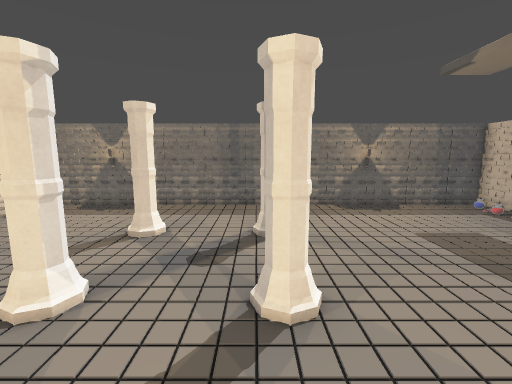
[1] (above)

12 first-person views from a walk through a Godot game level. The camera is 1.3 m above the floor, tilts 8° down and sees 90° across. The floor is counted in squares, 0.6 m on a side. Each view is taken from the middle of a square. On the plan, view 1 faces up. The plan holds only what a view shows up to about 16 squares ahead; the rest is blank.

[2]
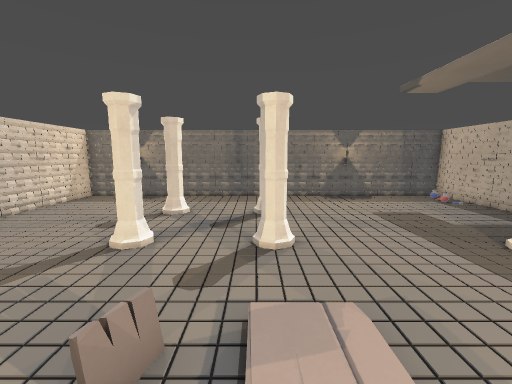

[3]
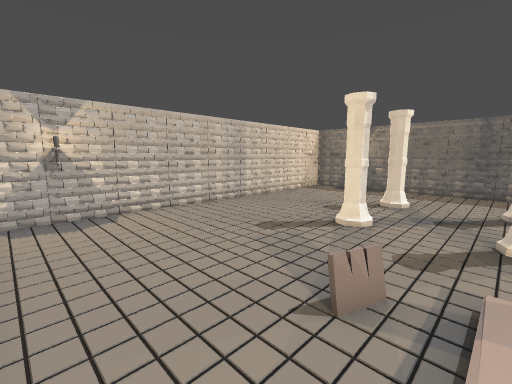

[4]
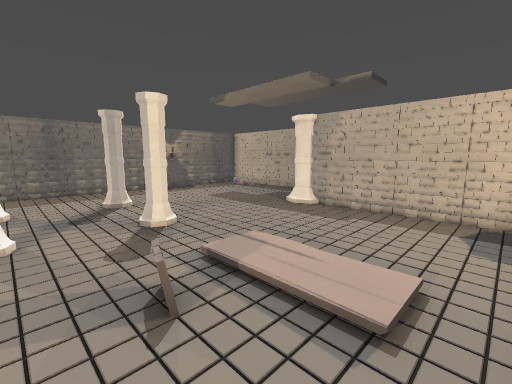

[5]
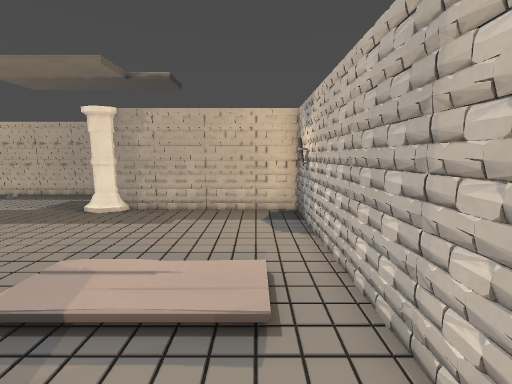

[6]
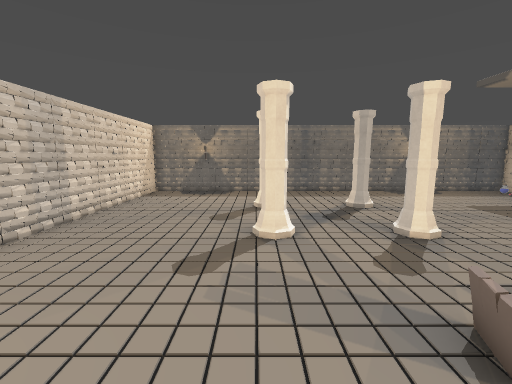

[7]
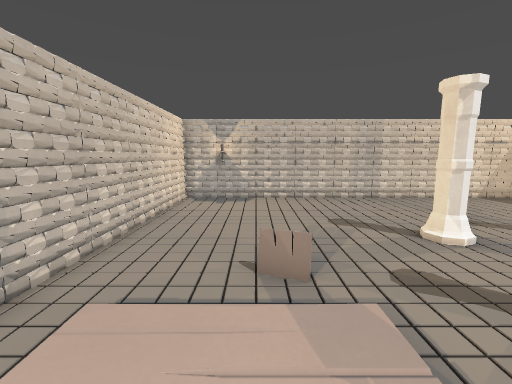

[8]
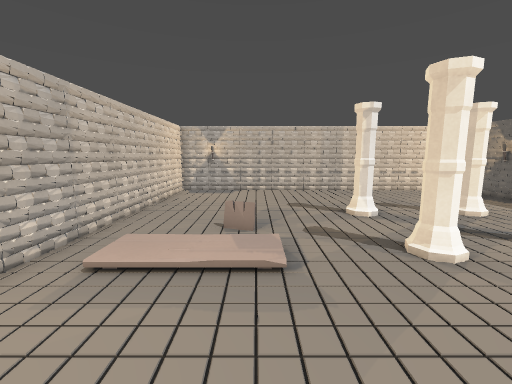

[9]
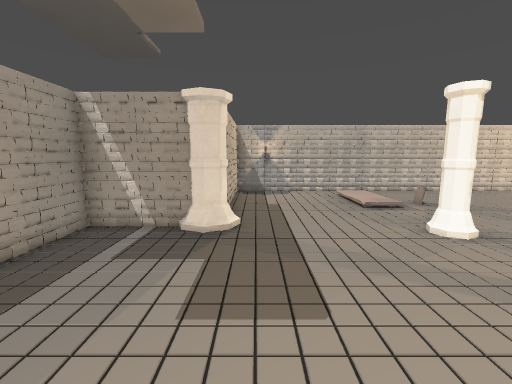

[10]
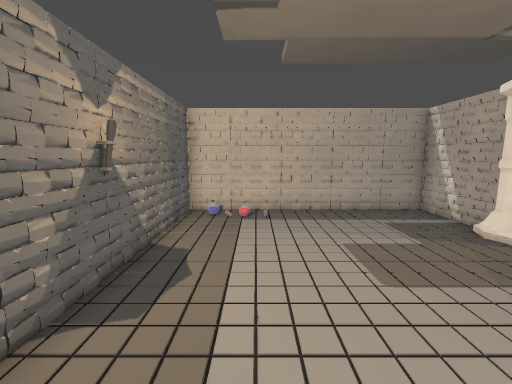

[11]
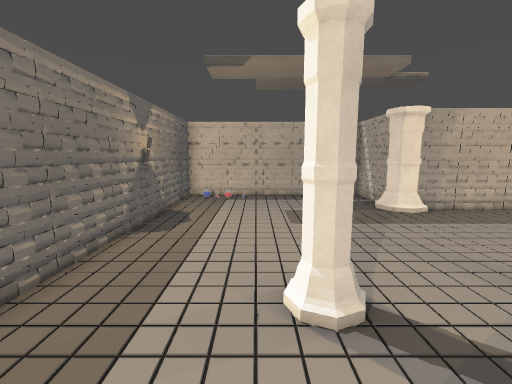

[12]
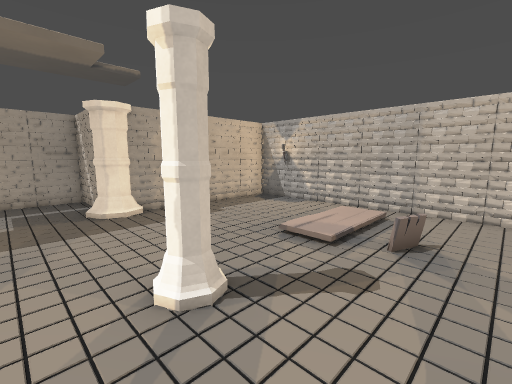

### Floor plan
Points are (right, up) in squares from view 1. A wall is a line through its corners. A room is listed if a view was taken in it or the views show most of it. See-through windows are left out.
Room 1 (views 1, 2, 3, 4, 5, 6, 7, 8, 9, 10, 11, 12)
walls: (7.3, 1.7) (7.2, 2.6); (7.2, 0.8) (7.3, 1.4); (7.9, 3.3) (11.2, 3.3); (7.2, 0.5) (7, 1.3); (8, 3.2) (9.9, 3.4); (-0.3, 12.5) (-3, 12.8); (-0.7, -4.5) (1.6, -4.8); (7.3, -0.5) (7, 2.1); (0, 12.6) (-1, 12.8); (0.9, -4.6) (1.3, -4.8) (1.9, -4.5); (1.6, 12.5) (1, 12.7); (1, 12.6) (0.6, 12.8); (-0.6, -4.7) (0, -4.5); (0.9, -4.7) (1.6, -4.6); (-2.2, -4.5) (-1.1, -4.7) (0, -4.5) (1.2, -4.8); (1.3, -4.7) (1.7, -4.7); (0.2, 12.8) (-2.7, 12.5); (1.9, 12.6) (1.1, 12.7); (-1, -4.8) (1.1, -4.5); (-2.2, -4.6) (-0.6, -4.7) (-0.1, -4.8); (9, 3.4) (10.7, 3.2) (11.2, 3.4); (-3.1, -4.5) (-2.5, -4.7); (-3, -4.6) (-2.5, -4.7); (7.1, -1.9) (7.3, -0.6); (-3.2, -4.8) (-1, -4.6); (3.9, 12.6) (3.5, 12.8); (3.9, 12.7) (3.6, 12.6) (3.1, 12.8); (9.5, 3.2) (10.1, 3.5); (-4.2, 12.6) (-6.4, 12.8); (4.4, 12.5) (3.1, 12.7); (4.2, 12.7) (2.7, 12.6); (7.3, -2.4) (7.1, 0.1); (4.8, -4.7) (6.7, -4.5); (-10.1, 5.3) (-10.1, 4.8); (10.4, 3.3) (11.2, 3.5) (11.2, 12.7) (-10.2, 12.7); (-10.3, 1.7) (-10, -0.6); (6.2, 12.6) (5.8, 12.7); (-10.3, 7.2) (-10.1, 4.8); (-10.1, 7.9) (-10.2, 6.9); (-10.3, -0.2) (-10.1, -2.5); (-10.2, -0.7) (-10.3, -1.5); (7.2, -4.7) (7.2, 2.6); (11.3, 5.5) (11, 8); (-7.8, 12.7) (-10.2, 12.5) (-10.1, -4.6); (11.1, 8.1) (11.2, 9.1); (8.2, 12.7) (5.9, 12.5); (-10.3, 10.2) (-10, 7.5); (8.4, 12.6) (7.5, 12.8); (11, 9.2) (11.3, 12.1) (11.1, 12.7) (10, 12.6); (11.3, 8.8) (11.1, 11); (-10.1, -3.6) (-10.3, -4.6) (7.2, -4.7) (7.1, -3.5); (11.3, 11.1) (11.1, 12.7)
objects: other object (-7, 12) to (-7, 13); pillar (-4, 4) to (-3, 4); pillar (-4, 8) to (-3, 8); pillar (0, 4) to (1, 4); pillar (0, 8) to (1, 8); other object (5, -4); torch (5, 12) to (5, 13); pillar (7, 3); other object (10, 10); other object (10, 11); other object (10, 12)

Positions as (right, up) in squares from view 1, and headings:
1: (0, 0), facing up
2: (0, -3), facing up
3: (0, -4), facing up-left
4: (-3, -4), facing up-right
5: (-3, -3), facing right
6: (-4, -3), facing up
7: (3, -1), facing left
8: (6, 0), facing left
9: (6, 11), facing down
10: (1, 10), facing right
11: (-3, 9), facing right
12: (-3, 6), facing down-right
